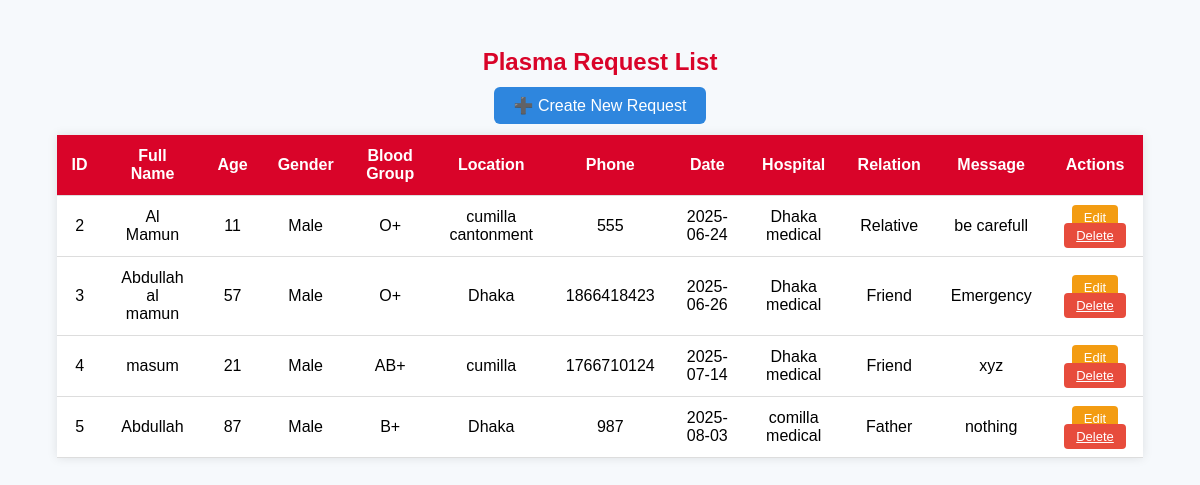
The app's page /plasma_request_list.php with its own data.
### tables this page shows
CREATE TABLE `plasma_form` (
  `ID` int(11) NOT NULL,
  `Full_name` varchar(20) NOT NULL,
  `Age` int(10) NOT NULL,
  `Gender` varchar(67) NOT NULL,
  `Blood_group` varchar(10) NOT NULL,
  `Location` varchar(255) NOT NULL,
  `Phone_number` int(15) NOT NULL,
  `Date` varchar(20) NOT NULL,
  `hospital_name` varchar(55) NOT NULL,
  `relation_to_patient` varchar(50) NOT NULL,
  `message` varchar(250) NOT NULL
);

### plasma_request_list.php (the view, shortened to what this page needs)
<?php
include 'connection_database.php';
?>
<!DOCTYPE html>
<html lang="en">
<head>
</head>
<body>
  <h2>Plasma Request List</h2>
  <div class="top-bar">
    <a href="plasma_create.php">➕ Create New Request</a>
  </div>
  <table>
    <tr>
      <th>ID</th>
      <th>Full Name</th>
      <th>Age</th>
      <th>Gender</th>
      <th>Blood Group</th>
      <th>Location</th>
      <th>Phone</th>
      <th>Date</th>
      <th>Hospital</th>
      <th>Relation</th>
      <th>Message</th>
      <th>Actions</th>
    </tr>
    <?php
    $sql = "SELECT * FROM plasma_form ORDER BY Date ASC";
    $query = $con->query($sql);
    if ($query && $query->num_rows > 0) {
        while ($data = $query->fetch_assoc()) {
            echo "<tr>";
            echo "<td>" . htmlspecialchars($data['ID']) . "</td>";
            echo "<td>" . htmlspecialchars($data['Full_name']) . "</td>";
            echo "<td>" . htmlspecialchars($data['Age']) . "</td>";
            echo "<td>" . htmlspecialchars($data['Gender']) . "</td>";
            echo "<td>" . htmlspecialchars($data['Blood_group']) . "</td>";
            echo "<td>" . htmlspecialchars($data['Location']) . "</td>";
            echo "<td>" . htmlspecialchars($data['Phone_number']) . "</td>";
            echo "<td>" . htmlspecialchars($data['Date']) . "</td>";
            echo "<td>" . htmlspecialchars($data['hospital_name']) . "</td>";
            echo "<td>" . htmlspecialchars($data['relation_to_patient']) . "</td>";
            echo "<td>" . htmlspecialchars($data['message']) . "</td>";
            echo "<td>
                <a href='plasma_edit.php?id={$data['ID']}' class='btn edit-btn'>Edit</a>
                <a href='plasma_delete.php?id={$data['ID']}' class='btn delete-btn' onclick='return confirm(\"Are you sure?\")'>Delete</a>
              </td>";
            echo "</tr>";
        }
    } else {
        echo "<tr><td colspan='12'>No data found.</td></tr>";
    }
    ?>
  </table>
</body>
</html>

### plasma_request_list.php (style rules this page uses)
body { font-family: Arial, sans-serif; background-color: #f6f9fc; padding: 20px; }
h2 { text-align: center; color: #d90429; }
.top-bar { text-align: center; margin-bottom: 20px; }
.top-bar a { background-color: #2e86de; color: white; padding: 10px 20px; text-decoration: none; border-radius: 6px; }
table { margin: 0 auto; border-collapse: collapse; width: 95%; background-color: #ffffff; box-shadow: 0 0 10px rgba(0, 0, 0, 0.1); }
th, td { padding: 12px 15px; text-align: center; border-bottom: 1px solid #ddd; }
th { background-color: #d90429; color: white; }
.btn { padding: 5px 12px; border: none; border-radius: 4px; cursor: pointer; font-size: 13px; }
.edit-btn { background-color: #f39c12; color: white; }
.delete-btn { background-color: #e74c3c; color: white; }

### records on screen
plasma_form: ID "2", Full_name "Al Mamun", Age "11", Gender "Male", Blood_group "O+", Location "cumilla cantonment", Phone_number "555", Date "2025-06-24", hospital_name "Dhaka medical", relation_to_patient "Relative", message "be carefull"
plasma_form: ID "3", Full_name "Abdullah al mamun", Age "57", Gender "Male", Blood_group "O+", Location "Dhaka", Phone_number "1866418423", Date "2025-06-26", hospital_name "Dhaka medical", relation_to_patient "Friend", message "Emergency"
plasma_form: ID "4", Full_name "masum", Age "21", Gender "Male", Blood_group "AB+", Location "cumilla", Phone_number "1766710124", Date "2025-07-14", hospital_name "Dhaka medical", relation_to_patient "Friend", message "xyz"
plasma_form: ID "5", Full_name "Abdullah", Age "87", Gender "Male", Blood_group "B+", Location "Dhaka", Phone_number "987", Date "2025-08-03", hospital_name "comilla medical", relation_to_patient "Father", message "nothing"
